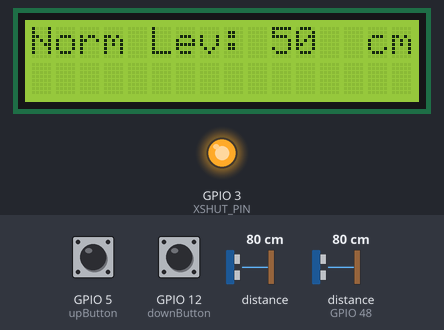
Bench run of a sketch on a simulated ESP8266 (NodeMCU). Parts: 16×2 character LCD, output pins drawn as LEDs (lit = HIGH). Inputs (shaded band) come from the test bench; at power-on: GPIO 5 (upButton) LOW, GPIO 12 (downButton) LOW, distance to the obstacle 80 cm, distance to the obstacle (sensor on GPIO 48) 80 cm. WiFi joins after 1.5 s; servers stay silent unless stated; no MQTT or app messages arrive unless stated; what the sketch prints to the serial monitor is not drawn.

Above: at 2.7 s.
2.8 s: GPIO 5 (upButton) pulled HIGH for 3.2 s
At 6.5 s:
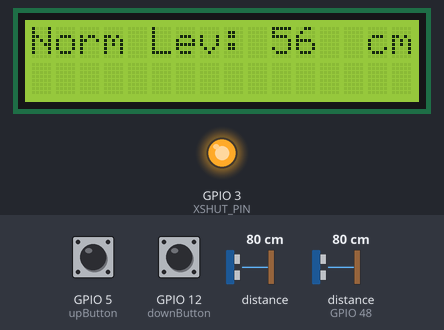
7.5 s: GPIO 5 (upButton) pulled HIGH for 0.7 s
At 9.4 s:
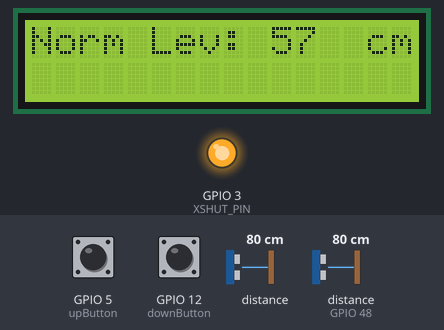
Timing chart, 0 to 10.9 s (numbered marks = the images above; inputs shaded):
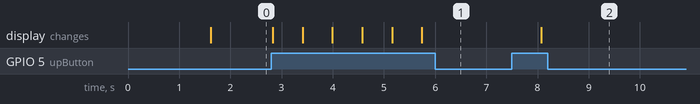

Measured:
- after the input at 2.8 s, the display: first changes at once (image 1 shows a later state)
- after the input at 7.5 s, the display: changes after 0.57 s (image 2)

The sketch:

Flood_Detection_System.ino
```cpp
#include "Adafruit_VL53L0X.h"
#include <ESP8266WiFi.h>
#include <PubSubClient.h>
#include <Wire.h>
#include <LiquidCrystal_I2C.h>

// Set the LCD I2C address (typically 0x27 or 0x3F; confirm with your module)
#define LCD_ADDRESS 0x27
#define LCD_COLUMNS 16
#define LCD_ROWS 2

#define upButton 5
#define downButton 12

// Initialize the LCD object with the I2C address
LiquidCrystal_I2C lcd(LCD_ADDRESS, LCD_COLUMNS, LCD_ROWS);

// WiFi credentials
const char* ssid = "Galaxy M317E72";
const char* password = "hfje1250";

// MQTT broker details
const char* mqtt_server = "test.mosquitto.org";
const char* mqtt_topic = "sensor/flood_rain";

// Create two instances of VL53L0X
Adafruit_VL53L0X sensor1 = Adafruit_VL53L0X();
Adafruit_VL53L0X sensor2 = Adafruit_VL53L0X();

// Pin definition for XSHUT
#define XSHUT_PIN 3 // Pin controlling the XSHUT for one sensor

WiFiClient espClient;
PubSubClient client(espClient);

int normalLevel = 500; // Set the normal level value in mm

void setup_wifi() {
  delay(10);
  Serial.println();
  Serial.print("Connecting to WiFi");
  WiFi.begin(ssid, password);
  while (WiFi.status() != WL_CONNECTED) {
    delay(500);
    Serial.print(".");
  }
  Serial.println("\nWiFi connected");
}

void reconnect() {
  while (!client.connected()) {
    Serial.print("Attempting MQTT connection...");
    if (client.connect("ESP8266Client")) {
      Serial.println("connected");
    } else {
      Serial.print("failed, rc=");
      Serial.print(client.state());
      Serial.println(" trying again in 5 seconds");
      delay(5000);
    }
  }
}

void setup() {
  Serial.begin(115200);

  Serial.println("Dual VL53L0X test with MQTT on ESP8266.");

  Wire.begin(13, 14); // Use custom I2C pins SDA=13, SCL=14

  lcd.begin(LCD_COLUMNS, LCD_ROWS); // Corrected function call
  lcd.backlight();                  // Turn on the LCD backlight

  // Configure XSHUT pin
  pinMode(XSHUT_PIN, OUTPUT);

  // Step 1: Power off the second sensor (using XSHUT)
  digitalWrite(XSHUT_PIN, LOW);
  delay(10); // Allow the sensor to power off

  // Step 2: Initialize the first sensor at the default address (0x29)
  if (!sensor1.begin(0x29, false, &Wire)) {
    Serial.println(F("Failed to boot sensor 1 (default address 0x29)"));
    while (1);
  }

  // Step 3: Change the address of the first sensor
  sensor1.setAddress(0x30); // New address for sensor 1

  // Step 4: Power on the second sensor (release XSHUT pin)
  digitalWrite(XSHUT_PIN, HIGH);
  delay(10); // Allow the sensor to power on

  // Step 5: Initialize the second sensor at the default address (0x29)
  if (!sensor2.begin(0x29, false, &Wire)) {
    Serial.println(F("Failed to boot sensor 2 (default address 0x29)"));
    while (1);
  }

  Serial.println("Both sensors initialized successfully.");

  // Start continuous ranging on both sensors
  sensor1.startRangeContinuous();
  sensor2.startRangeContinuous();

  // Connect to WiFi
  setup_wifi();

  // Configure MQTT client
  client.setServer(mqtt_server, 1883);

  pinMode(upButton, INPUT);
  pinMode(downButton, INPUT);
}

void loop() {
  // Display Normal Level
  if(digitalRead(upButton)==HIGH){
    normalLevel += 10;
  }
  if(digitalRead(downButton)==HIGH){
    normalLevel -= 10;
  }
  lcd.setCursor(0, 0);  // Set cursor to column 0, row 0
  lcd.print("Norm Lev: ");
  lcd.setCursor(10, 0);
  lcd.print(normalLevel/10);
  lcd.setCursor(14, 0);
  lcd.print("cm");

  if (!client.connected()) {
    reconnect();
  }
  client.loop();

  // Read distances
  int distance1 = 0, distance2 = 0;

  if (sensor1.isRangeComplete()) {
    distance1 = sensor1.readRange();
    Serial.print("Sensor 1 Distance in mm: ");
    Serial.println(distance1);
  }

  if (sensor2.isRangeComplete()) {
    distance2 = sensor2.readRange();
    Serial.print("Sensor 2 Distance in mm: ");
    Serial.println(distance2);
  }

  // Publish distances to MQTT
  char msg[70];
  snprintf(msg, 70, "Flood Height: %d cm, Rain Gauge: %d cm, Normal Level: %d cm",
           (normalLevel - distance1) / 10, distance2 / 10, normalLevel / 10);
  client.publish(mqtt_topic, msg);

  delay(500); // Publish every half a second
}
```
